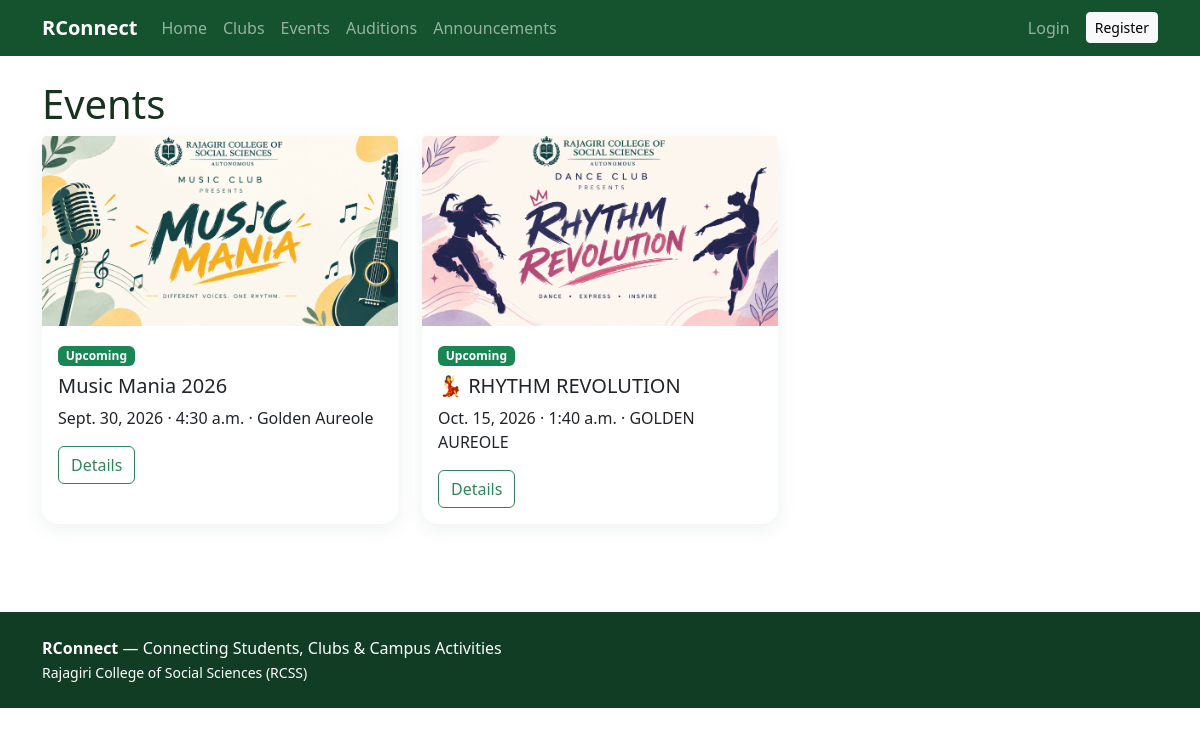
Screenshot of /events/ with the database file from the repository.
### events/models.py (models this page shows, shortened)
class Event(models.Model):
    class Types(models.TextChoices):
        WORKSHOP="WORKSHOP","Workshop"; SEMINAR="SEMINAR","Seminar"; COMPETITION="COMPETITION","Competition"
        CULTURAL="CULTURAL","Cultural Event"; IT="IT","IT Event"; SPORTS="SPORTS","Sports Event"; OTHER="OTHER","Other"
    class Status(models.TextChoices):
        UPCOMING="UPCOMING","Upcoming"; ONGOING="ONGOING","Ongoing"; COMPLETED="COMPLETED","Completed"; CANCELLED="CANCELLED","Cancelled"
    event_name = models.CharField(max_length=200)
    description = models.TextField()
    organizer = models.CharField(max_length=200)
    club = models.ForeignKey(Club, on_delete=models.CASCADE, null=True, blank=True, related_name="events")
    union = models.ForeignKey(CollegeUnion, on_delete=models.CASCADE, null=True, blank=True, related_name="events")
    date = models.DateField()
    start_time = models.TimeField()
    end_time = models.TimeField()
    venue = models.CharField(max_length=200)
    registration_deadline = models.DateTimeField()
    poster = models.ImageField(upload_to="events/", blank=True, null=True)
    event_type = models.CharField(max_length=20, choices=Types.choices, default=Types.OTHER)
    status = models.CharField(max_length=20, choices=Status.choices, default=Status.UPCOMING)
    created_at = models.DateTimeField(auto_now_add=True)

### events/views.py (the view)
# urls.py: path("",views.event_list,name="list"), path("<int:pk>/",views.event_detail,name="detail"),
def event_list(request):
    events = Event.objects.select_related("club","union").order_by("date","start_time")
    return render(request, "events/list.html", {"events": events})

### core/context_processors.py (called while the page is built)
def notifications(request):
    if not request.user.is_authenticated:
        return {"unread_notification_count": 0}
    return {"unread_notification_count": request.user.notifications.filter(is_read=False).count()}

### templates/events/list.html
{% extends "base.html" %}{% block title %}Events{% endblock %}{% block content %}<h1>Events</h1><div class="row g-4">{% for e in events %}<div class="col-md-6 col-lg-4"><div class="card h-100">{% if e.poster %}<img src="{{ e.poster.url }}" class="card-img-top cover">{% endif %}<div class="card-body"><span class="badge bg-success">{{ e.get_status_display }}</span><h5 class="mt-2">{{ e.event_name }}</h5><p>{{ e.date }} · {{ e.start_time }} · {{ e.venue }}</p><a class="btn btn-outline-success" href="{% url 'events:detail' e.pk %}">Details</a></div></div></div>{% empty %}<div class="empty">No upcoming events.</div>{% endfor %}</div>{% endblock %}

### static/css/style.css (style rules this page uses)
:root { --green:#14532d;--green2:#2f855a;--light:#f3faf5 }
body { background:#fff;color:#17321f;font-family:system-ui,-apple-system,Segoe UI,Roboto,sans-serif }
.card { border:0;box-shadow:0 5px 20px rgba(20,83,45,.08);border-radius:16px }
.btn-outline-success { color:var(--green2);border-color:var(--green2) }
.cover { height:190px;object-fit:cover }

### rows the page displays
Event: poster (picture), status "Upcoming", event_name "Music Mania 2026", date "Sept. 30, 2026", start_time "4:30 a.m.", venue "Golden Aureole"
Event: poster (picture), status "Upcoming", event_name "💃 RHYTHM REVOLUTION", date "Oct. 15, 2026", start_time "1:40 a.m.", venue "GOLDEN AUREOLE"
